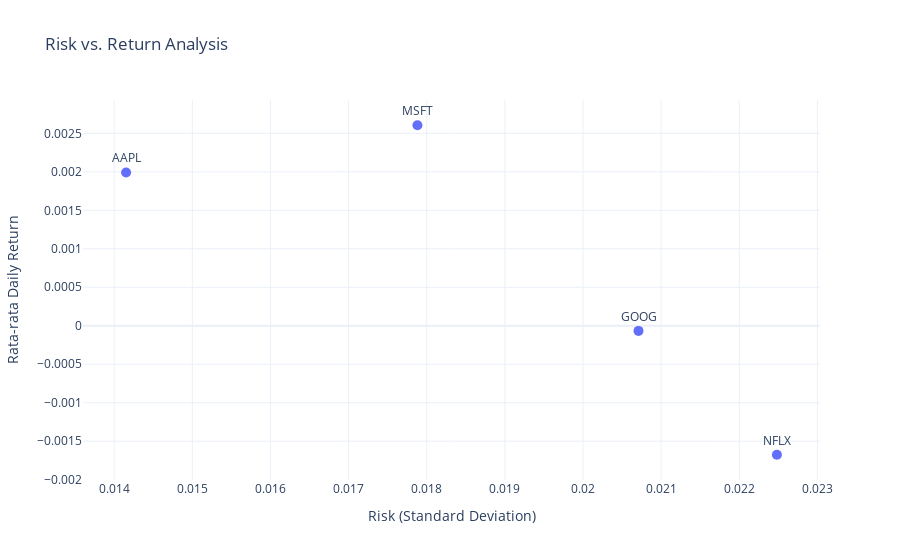

The cell this chart's notebook holds for it:
### Code cell
# Membuat Plot Visualisasi
fig5 = go.Figure()

# Membuat Scatter Plot
fig5.add_trace(go.Scatter(
    x=risk_return_df['Risk'],
    y=risk_return_df['Average Daily Return'],
    mode='markers+text',
    text=risk_return_df.index,
    textposition="top center",
    marker=dict(size=10)
))

# Update layout
fig5.update_layout(
    title='Risk vs. Return Analysis',
    xaxis_title='Risk (Standard Deviation)',
    yaxis_title='Rata-rata Daily Return',
    showlegend=False
)

# Show the plot
fig5.show()

### Figure 1 — Plotly figure (JSON) as saved in the notebook; plotly's stock layout.template omitted (floating-point values rounded to 4 significant figures)
{"data": [{"marker": {"size": 10}, "mode": "markers+text", "text": ["AAPL", "GOOG", "MSFT", "NFLX"], "textposition": "top center", "type": "scatter", "x": [0.01415, 0.02071, 0.01788, 0.02248], "y": [0.001991, -6.681e-05, 0.002606, -0.001676]}], "layout": {"showlegend": false, "title": {"text": "Risk vs. Return Analysis"}, "xaxis": {"title": {"text": "Risk (Standard Deviation)"}}, "yaxis": {"title": {"text": "Rata-rata Daily Return"}}}}
